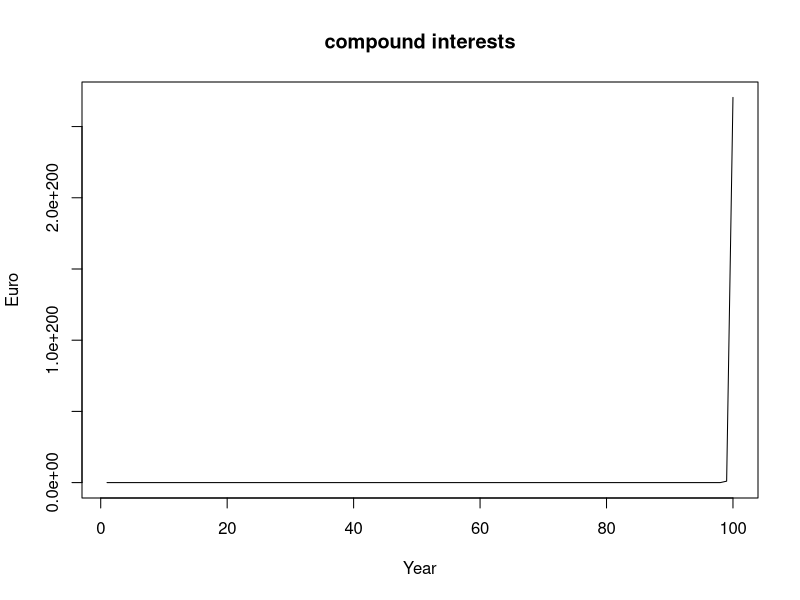
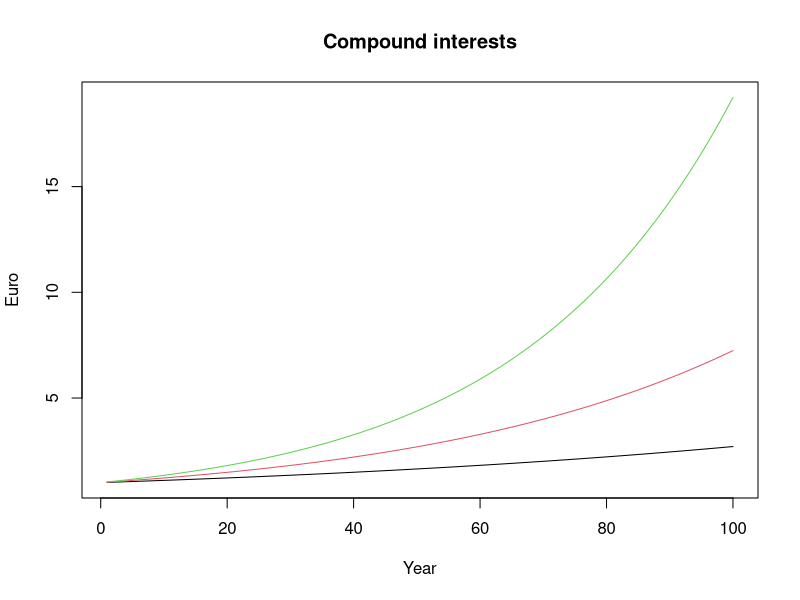
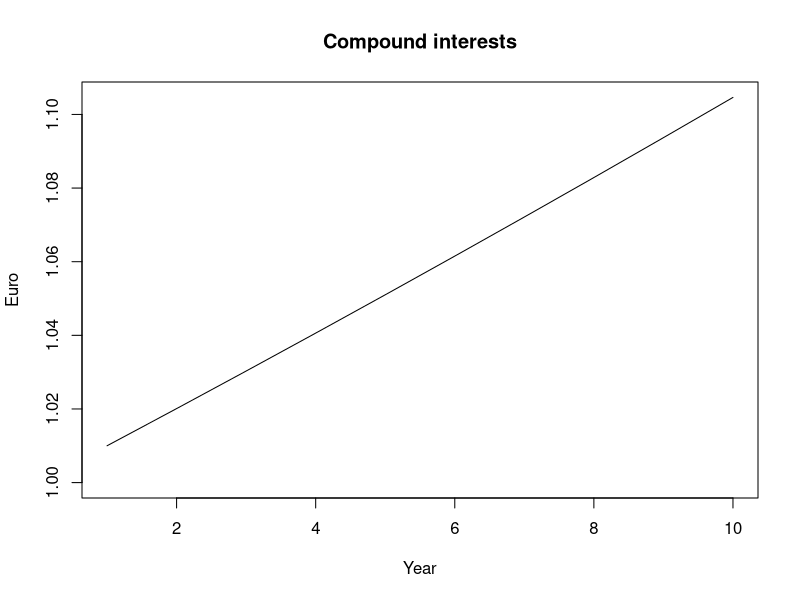
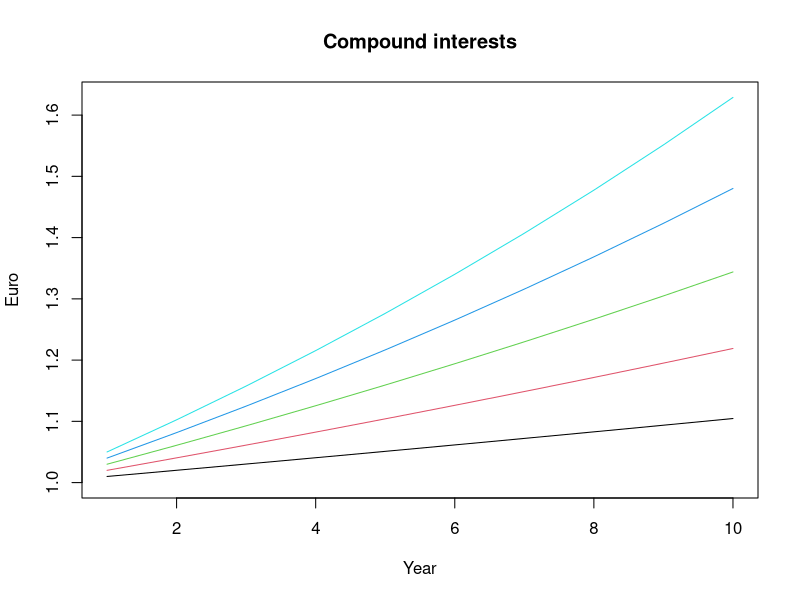

These charts were generated, in order, by the following R code:
4*4

sqrt(81)

exp(0)

log(1)

x<-15
x

rm(x)

x<-c(1,2,3)
x
is.vector(x)

ls()

rm(list=ls())

a<-1:10
a

b<-seq(from=1, to=10, by=1)

set.seed(1234)
rnorm(n=10, mean=0, sd=1)

length(seq(from=1, to=10, by=0.1))

min(rnorm(n=100, mean=0, sd=10))       

max(rnorm(n=100, mean=0, sd=10))       

5^2

100>=100

99>100

2+2==4

99!=100

!(1==1)

(1==1) | (2==3)

(1==1) & (2==3)

a<-c(1,2)
b<-c(1,2,3,4,5,6)
a+b

x <- vector(mode="numeric", length=100)
is.vector(x)

y <- 50 
y

x<-10 
y<-2
if (x<=y){
  print("x is smaller or equal y")
} else {
  print("x is larger than y")
}

x<-rnorm(10,0,1)
ifelse(x<=0, "x is smaller or equal zero","x is larger than zero")

x<-1:5
for(i in x){
  print("Hello")
}

x<-c("Monday", "Tuesday","Wednesday","Thursday", "Friday")
for (i in x) {
  print("Hello")
}

x <-1:5 
for(i in x){
  print(i^2)
}

x<-c("Monday", "Tuesday", "Wednesday", "Thursday", "Friday")
for (i in x){
  print(paste("Today is", i))
}

#Formula 
#A = P(1+r)^t
years <- 100 
A<-numeric(length=years)
r<-0.01
P<-1
for(t in 1:years){
  A[t] <- P*(1+t)^t
}
P*(1+r)^(1:years)

plot(x=1:years, y=A, xlim= c(1, years), ylim= c(1, max(A)), type="l", 
     col="black", main="compound interests", xlab="Year", ylab= "Euro")

years<-100 
r <- c(0.01, 0.02, 0.03)
A <- matrix(nrow = years, ncol = length(r), byrow = TRUE)
P <- 1
for(t in 1:years){
  for(s in 1:length(r)){
    A[t,s]<- P*(1+r[s])^t
  }
}
plot(NULL,
     xlim = c(1, nrow(A)), 
     ylim = c(1, max(A)), 
     main = "Compound interests", 
     xlab = "Year", 
     ylab = "Euro")
for (l in 1:ncol(A)){
  lines(A[,l], type = "l", col = l)
}
my_fun <- function(x){
  square <- x^2
  return(square)
}
my_fun(x=5)

my_fun_alternative <- function(x) x^2 
my_fun_alternative(x=5)

my_fun <- function(time, scenarios){
  r<- scenarios 
  A<- matrix(nrow=time, ncol=length(r), byrow=TRUE)
  P<-1
  for (t in 1:time){
    for(s in 1:length(r)){
      A[t,s] <- P*(1+r[s])^t
    }
  }
plot(NULL,
     xlim= c(1,nrow(A)),
     ylim=c(1,max(A)), 
     main="Compound interests", 
     xlab="Year", 
     ylab="Euro")
for (l in 1:ncol(A)){
  lines(A[,l], type="l", col=l)
}
}
my_fun(time=10, scenarios=0.01)
my_fun(time=10, scenarios=seq(0.01, 0.05, 0.01))
